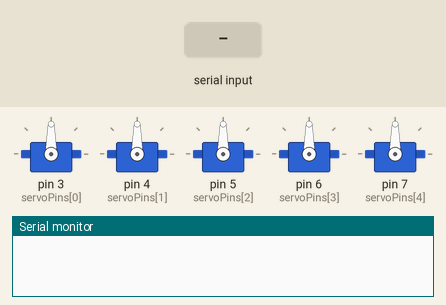
This program was run on a simulated Arduino Uno, built with avr-gcc and run on an emulated ATmega328P. On the bench: 5 × servo, the last lines printed to the serial monitor. The test bench sets the inputs (shaded band).

Above: at 1.2 s.
1.3 s: ",\n" received over Serial
At 2.8 s:
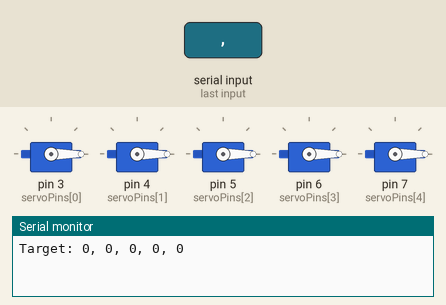
3.1 s: "90,45\n" received over Serial
At 4.2 s:
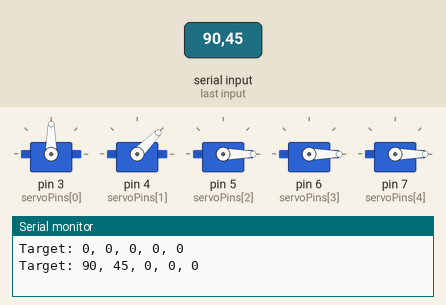
4.9 s: "30,150\n" received over Serial
At 5.6 s:
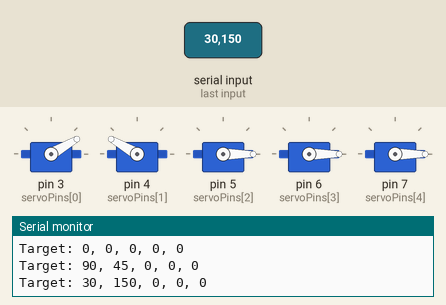
6.7 s: "5\n" received over Serial
At 8.1 s:
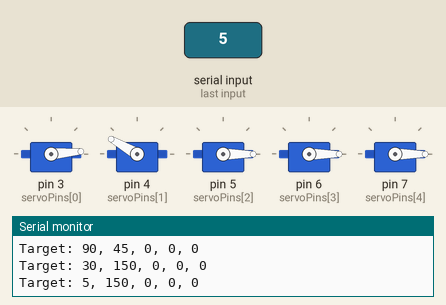
8.5 s: "90\n" received over Serial
At 9.5 s:
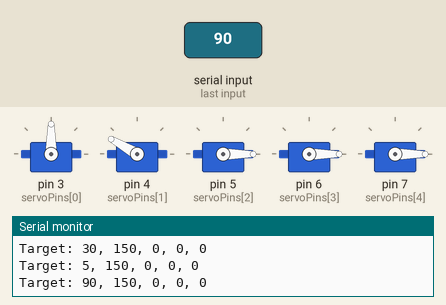
10.3 s: "200\n" received over Serial
At 12.0 s:
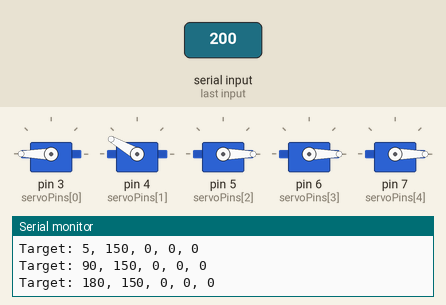
Timing chart, 0 to 13.1 s (numbered marks = the images above; inputs shaded):
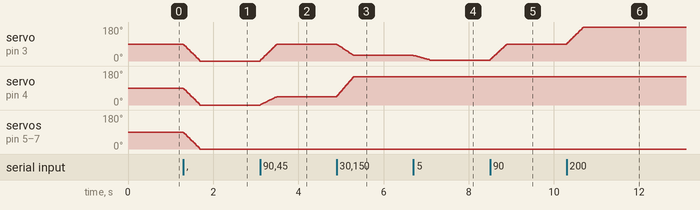

Measured:
- after the input at 1.3 s, servo on pin 3 (servoPins[0]), servo on pin 4 (servoPins[1]), servo on pin 5 (servoPins[2]), servo on pin 6 (servoPins[3]), servo on pin 7 (servoPins[4]): moves from 90° to 0° over 0.39 s, starting at once
- after the input at 3.1 s, servo on pin 3 (servoPins[0]): moves from 0° to 90° over 0.39 s, starting at once; servo on pin 4 (servoPins[1]): moves from 0° to 45° over 0.39 s, starting at once
- after the input at 4.9 s, servo on pin 3 (servoPins[0]): moves from 90° to 30° over 0.39 s, starting at once; servo on pin 4 (servoPins[1]): moves from 45° to 150° over 0.39 s, starting at once
- after the input at 6.7 s, servo on pin 3 (servoPins[0]): moves from 30° to 5° over 0.39 s, starting at once
- after the input at 8.5 s, servo on pin 3 (servoPins[0]): moves from 5° to 90° over 0.39 s, starting at once
- after the input at 10.3 s, servo on pin 3 (servoPins[0]): moves from 90° to 180° over 0.39 s, starting at once

The program:

main.cpp
```cpp
#include <Arduino.h>
#include <Servo.h>

#define NUM_SERVOS 5

Servo servos[NUM_SERVOS];

// CHANGE THESE to match your wiring
int servoPins[NUM_SERVOS] = {3, 4, 5, 6, 7};

// Current + target angles
int currentAngles[NUM_SERVOS] = {90, 90, 90, 90, 90};
int targetAngles[NUM_SERVOS];

// Serial input
String inputString = "";
bool stringComplete = false;

void setup() {
  Serial.begin(115200);

  // Attach servos
  for (int i = 0; i < NUM_SERVOS; i++) {
    servos[i].attach(servoPins[i]);
    servos[i].write(currentAngles[i]);
  }

  inputString.reserve(50);
}

// =========================
// SERIAL EVENT
// =========================

void serialEvent() {
  while (Serial.available()) {
    char inChar = (char)Serial.read();

    if (inChar == '\n') {
      stringComplete = true;
      break;
    } else {
      inputString += inChar;
    }
  }
}

// =========================
// PARSE INPUT
// =========================

void parseInput(String data) {
  int index = 0;
  int lastIndex = 0;

  for (int i = 0; i < data.length(); i++) {
    if (data[i] == ',') {
      targetAngles[index++] = data.substring(lastIndex, i).toInt();
      lastIndex = i + 1;

      if (index >= NUM_SERVOS) break;
    }
  }

  // Last value
  if (index < NUM_SERVOS) {
    targetAngles[index++] = data.substring(lastIndex).toInt();
  }

  // Clamp values
  for (int i = 0; i < NUM_SERVOS; i++) {
    targetAngles[i] = constrain(targetAngles[i], 0, 180);
  }

  // Debug print
  Serial.print("Target: ");
  for (int i = 0; i < NUM_SERVOS; i++) {
    Serial.print(targetAngles[i]);
    if (i < NUM_SERVOS - 1) Serial.print(", ");
  }
  Serial.println();
}

// =========================
// SMOOTH MOTION FUNCTION
// =========================

void moveSmooth(int target[]) {
  int steps = 20;        // number of interpolation steps
  int delayMs = 20;      // delay between steps

  for (int step = 1; step <= steps; step++) {
    for (int i = 0; i < NUM_SERVOS; i++) {
      int start = currentAngles[i];
      int end = target[i];

      int next = start + (end - start) * step / steps;
      servos[i].write(next);
    }
    delay(delayMs);
  }

  // Update current angles
  for (int i = 0; i < NUM_SERVOS; i++) {
    currentAngles[i] = target[i];
  }
}

void loop() {
  if (stringComplete) {
    parseInput(inputString);
    moveSmooth(targetAngles);

    inputString = "";
    stringComplete = false;
  }
}
```
